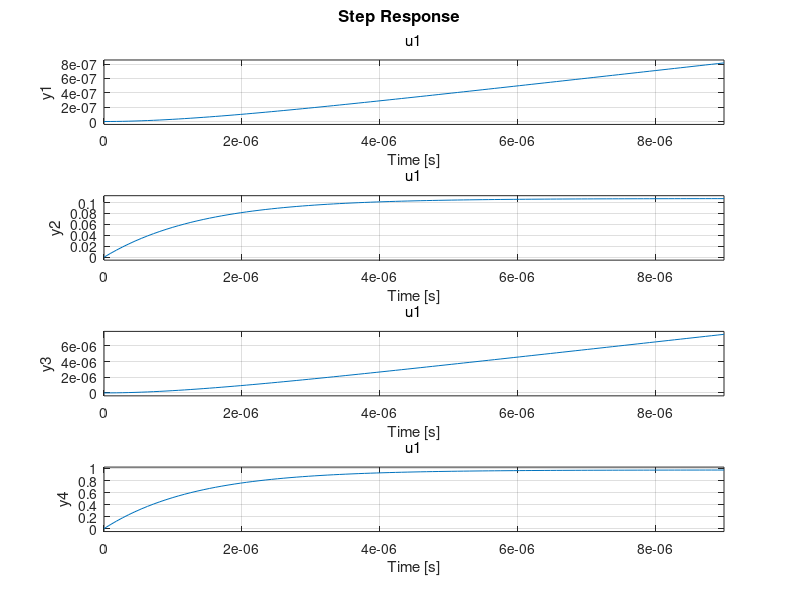

Write MATLAB code to recreate this figure.
clc
clear
close all

% State Space Model Constants for Ackerman Steering
% C: Cornering stiffness for two axels; C=22.5 kN/rad
Car=22.5e3; Caf=22.5e3;
% lf: Distance from the COM to the front axle; lf= 0.095 meters
lf=0.095;
% lr: Distance from the COM to the rear axle; lr= 0.11 meters
lr=0.11;
% Iz: Rotational moment of Inertia
% Iz = (1/12)*m*(w^2 + l^2); w-width of car, l-length of car, m-mass of car
% l=0.29 meters; w=0.185 meters; m=0.588 kg
l=0.29; w=0.185; m=0.588;
Iz=(1/12)*m*(w^(2) + l^(2));

% Vx: Car Velocity; 0.2 m/s
Vx=0.2;

% m: Vehicle Mass; m=0.588 kg

% Model Validation: 
% Assume Initial Point (0,0)
% Form matrices: A, B, C, D
A = [0, 1, 0, 0;...
           0, -(2*Caf + 2*Car)/(m*Vx), 0, -Vx-(2*lf*Caf-2*lr*Car)/(m*Vx);...
           0, 0, 0, 1;...
           0, -(2*lf*Caf-2*lr*Car)/(Iz*Vx), 0, -(2*((lf)^2)*Caf+2*((lr)^2)*Car)/(Iz*Vx)];

B = [0; (2*Caf)/m; 0; (2*lf*Caf)/Iz];

C = eye(4);

D=zeros(4,1);

sys=ss(A,B,C,D)

step(sys)
% Use State-Space class: ss(...)

% Use Step Response function: step(...)

% Approximate the global position.
